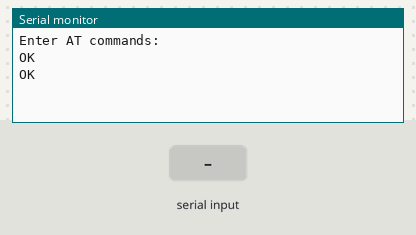
A sketch run on a simulated Arduino Uno, built with avr-gcc and run on an emulated ATmega328P. On the bench: the last lines printed to the serial monitor. Inputs (shaded band) come from the test bench. The modem accepts every AT command (registered, SIM ready, sends succeed) and sends nothing else.

Above: at 1.3 s.
1.4 s: "1" received over the second serial link
At 2.6 s:
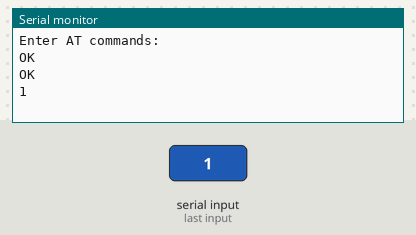
2.9 s: "0" received over the second serial link
At 4.0 s:
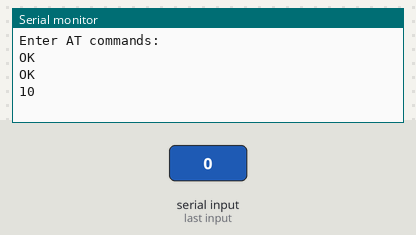

Measured:
- after the input at 1.4 s, the serial monitor: prints a new line at once (image 1)
- after the input at 2.9 s, the serial monitor: prints a new line at once (image 2)

The sketch:

9600-57600.ino
```cpp
#include <SoftwareSerial.h>
SoftwareSerial BTSerial(2, 3); // RX | TX

#define BAUD 9600
//#define BAUD 57600

String NAME="tttt";

void setup()
{
  Serial.begin(BAUD);
  Serial.println("Enter AT commands:");
  BTSerial.begin(BAUD);

  if(BAUD==9600){
    BTSerial.print("AT+NAME:"+NAME);
    BTSerial.print("\r\n");
    delay(100);

    BTSerial.print("AT+UART=57600,0,0");
    BTSerial.print("\r\n");
  } else {
    BTSerial.print("AT+VERSION");
    BTSerial.print("\r\n");
  }

}
void loop()
{
  // Keep reading from HC-06 and send to Arduino Serial Monitor
  if (BTSerial.available())
    Serial.write(BTSerial.read());
  // Keep reading from Arduino Serial Monitor and send to HC-06
  if (Serial.available())
    BTSerial.write(Serial.read());
}
```
